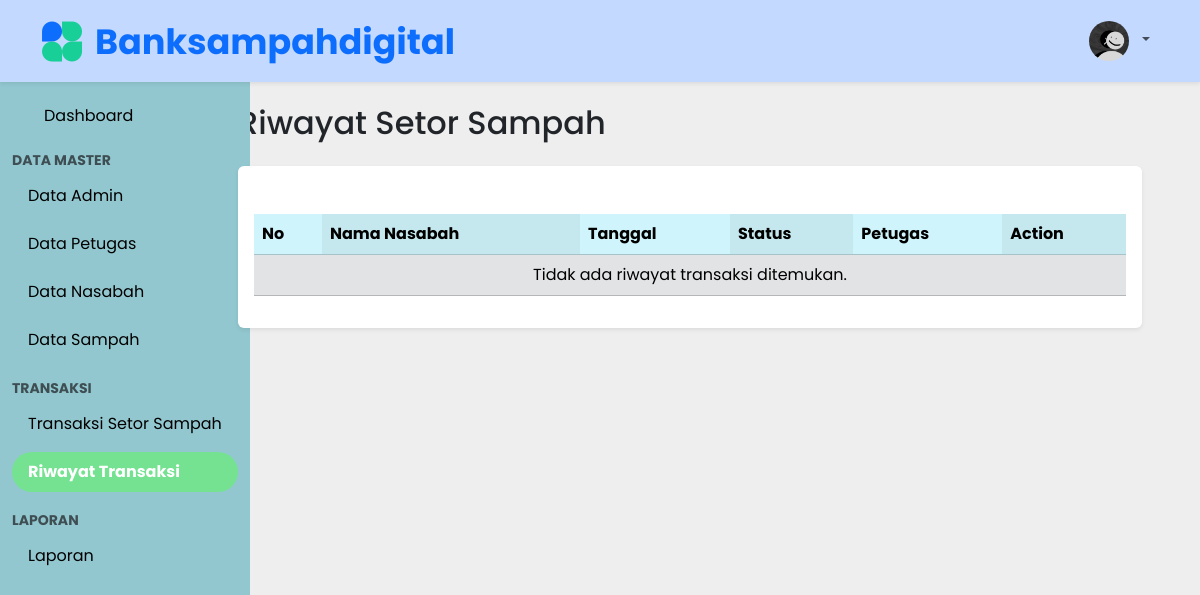
/riwayat_setor.php (signed in), run on an earlier commit of the app's database.
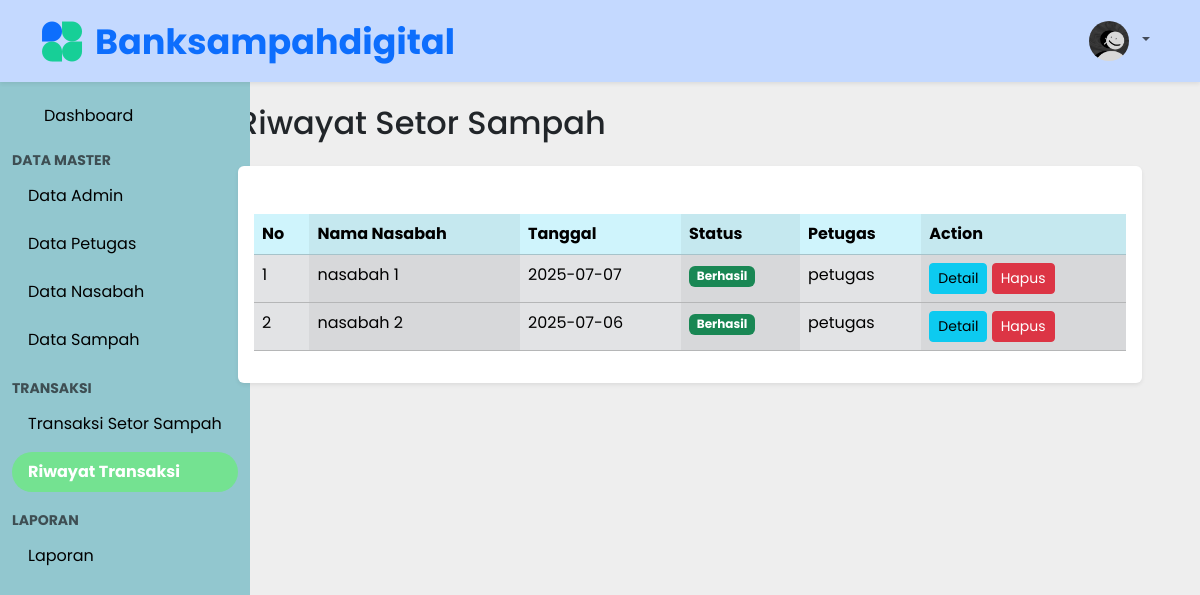
And on a later commit of the database.
### tables this page shows
CREATE TABLE `tb_setoran` (
  `id` int(11) NOT NULL,
  `id_nasabah` int(11) NOT NULL,
  `id_admin` int(11) NOT NULL,
  `tanggal_transaksi` date NOT NULL,
  `total_poin` int(11) DEFAULT 0,
  `status_transaksi` tinyint(1) DEFAULT 1,
  `created_at` timestamp NOT NULL DEFAULT current_timestamp(),
  `updated_at` timestamp NULL DEFAULT NULL
);

CREATE TABLE `tb_nasabah` (
  `id` int(11) NOT NULL,
  `nin` char(10) NOT NULL,
  `nama` varchar(100) NOT NULL,
  `jenis_kelamin` enum('l','p') NOT NULL,
  `alamat` text NOT NULL,
  `email` varchar(50) NOT NULL,
  `no_telephone` char(15) NOT NULL,
  `saldo_poin` int(11) DEFAULT 0,
  `tanggal_daftar` date NOT NULL,
  `status` tinyint(1) NOT NULL DEFAULT 1,
  `created_at` timestamp NOT NULL DEFAULT current_timestamp(),
  `updated_at` timestamp NULL DEFAULT NULL
);

### riwayat_setor.php (the view, shortened to what this page needs)
<?php
require_once 'middleware/auth.php';
$query = "
    SELECT
        ts.id,
        n.nin,
        n.nama AS nama_nasabah,
        ts.total_poin,
        n.saldo_poin,
        ts.tanggal_transaksi,
        ts.status_transaksi,
        ts.created_at,
        ts.updated_at,
        a.nama AS nama_admin,
        a.role
    FROM
        tb_setoran ts
    JOIN
        tb_nasabah n ON ts.id_nasabah = n.id
    JOIN
        tb_admin a ON ts.id_admin = a.id
    ORDER BY
        ts.tanggal_transaksi DESC, ts.created_at DESC;
";
$result = $koneksi->query($query);
$detail_transaksi = [];
if ($result && $result->num_rows > 0) {
    while ($row = $result->fetch_assoc()) {
        $detail_transaksi[] = $row;
    }
}
?>
<?php require_once 'template/header.php'; ?>
        <div class="sidebar">
            <div class="container">
                <ul class="nav nav-pills flex-column mt-3">
                    <li class="nav-link"><a class="nav-link" href="index.php">Dashboard</a></li>
                    <li class="nav-item mt-1 mb-1"><span class="text-muted text-uppercase fw-bold small">Data Master</span></li>
                    <li class="nav-item mb-2"><a class="nav-link" href="data_admin.php">Data Admin</a></li>
                    <li class="nav-item mb-2"><a class="nav-link" href="data_petugas.php">Data Petugas</a></li>
                    <li class="nav-item mb-2"><a class="nav-link" href="data_nasabah.php">Data Nasabah</a></li>
                    <li class="nav-item mb-2"><a class="nav-link" href="data_sampah.php">Data Sampah</a></li>
                    <li class="nav-item mt-2 mb-1"><span class="text-muted text-uppercase fw-bold small">Transaksi</span></li>
                    <li class="nav-item mb-2"><a class="nav-link" href="setor_sampah.php">Transaksi Setor Sampah</a></li>
                    <li class="nav-item mb-2"><a class="nav-link active fw-bold" href="riwayat_setor.php">Riwayat Transaksi</a></li>
                    <li class="nav-item mt-2 mb-1"><span class="text-muted text-uppercase fw-bold small">Laporan</span></li>
                    <li class="nav-item mb-2"><a class="nav-link" href="laporan.php">Laporan</a></li>
                </ul>
            </div>
        </div>
        <div class="content pt-5 ms-250 px-3">
            <h2 class="mb-4">Riwayat Setor Sampah</h2>
            <div class="card shadow-sm border-0 p-3">
                <div class="card-body"></div>
                <table class="table table-striped-columns table-hover">
                    <thead class="table-info">
                        <tr>
                            <th>No</th>
                            <th>Nama Nasabah</th>
                            <th>Tanggal</th>
                            <th>Status</th>
                            <th>Petugas</th>
                            <th>Action</th>
                        </tr>
                    </thead>
                    <tbody class="table-secondary">
                        <?php if (empty($detail_transaksi)) : ?>
                            <tr>
                                <td colspan="8" class="text-center">Tidak ada riwayat transaksi ditemukan.</td>
                            </tr>
                        <?php else : ?>
                            <?php foreach ($detail_transaksi as $index => $row) : ?>
                                <tr>
                                    <td><?= $index + 1 ?></td>
                                    <td><?= htmlspecialchars($row['nama_nasabah']) ?></td>
                                    <td><?= htmlspecialchars($row['tanggal_transaksi']) ?></td>
                                    <td>
                                        <?php if ($row['status_transaksi'] == 1) :
                                        ?>
                                            <span class="badge bg-success">Berhasil</span>
                                        <?php else :
                                        ?>
                                            <span class="badge bg-danger">Gagal/Dibatalkan</span>
                                        <?php endif; ?>
                                    </td>
                                    <td><?= htmlspecialchars($row['nama_admin']) ?></td>
                                    <td>
                                        <button
                                            class="btn btn-info btn-sm"
                                            data-bs-toggle="modal"
                                            data-bs-target="#modalDetail<?= $row['id'] ?>">
                                            Detail
                                        </button>
                                        <a href="hapus_transaksi.php?id=<?= $row['id'] ?>" onclick="return confirm('Yakin ingin menghapus transaksi ini beserta detailnya?')" class="btn btn-sm btn-danger">Hapus</a>
                                    </td>
                                </tr>
                            <?php endforeach; ?>
                        <?php endif; ?>
                    </tbody>
                </table>
            </div>
        </div>
    </div>
</body>
</html>

What changed in the data, as far as the page shows it:
added tb_setoran: id_nasabah.nama "nasabah 1", tanggal_transaksi "2025-07-07", status_transaksi "Berhasil", id_admin.nama "petugas"
added tb_setoran: id_nasabah.nama "nasabah 2", tanggal_transaksi "2025-07-06", status_transaksi "Berhasil", id_admin.nama "petugas"
Also different on the page:
text no longer shown: "Tidak ada riwayat transaksi ditemukan."
